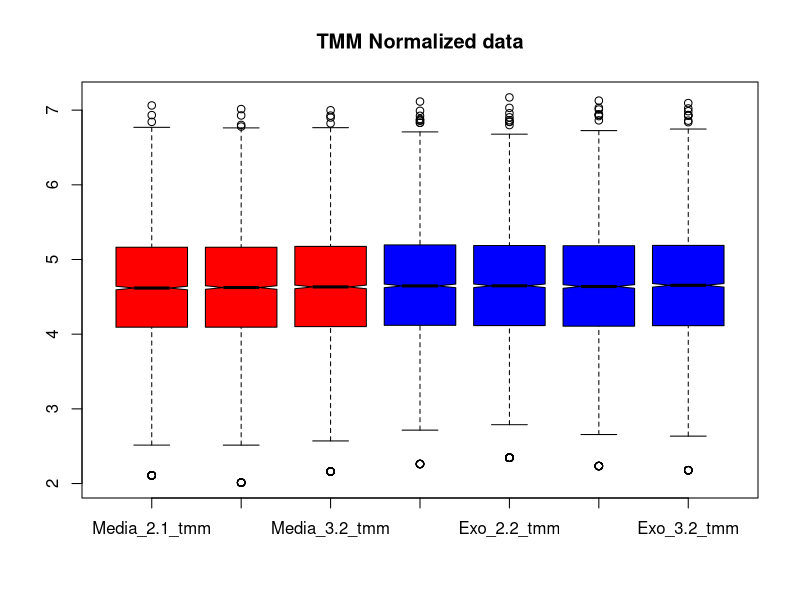
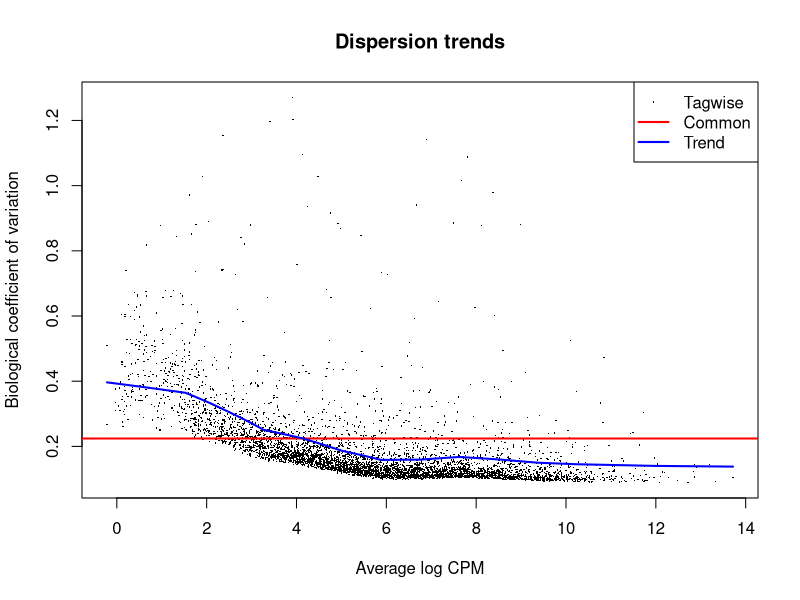
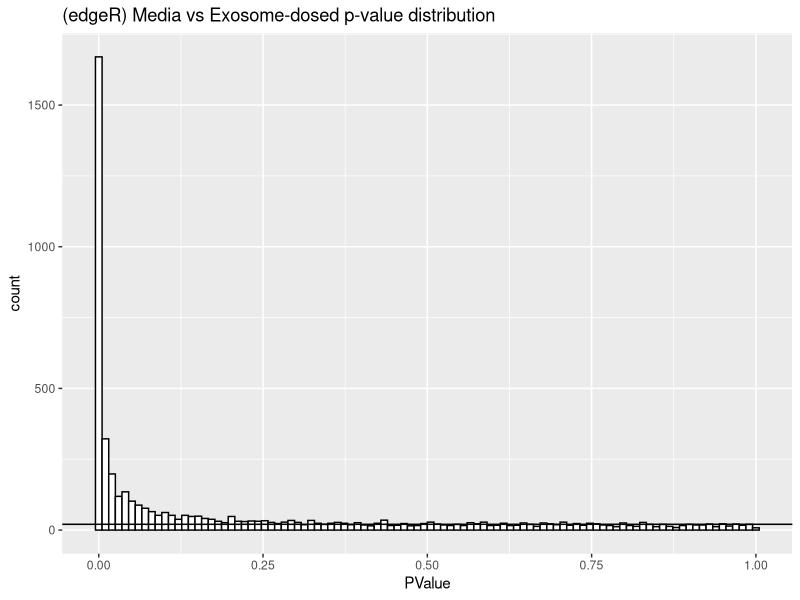
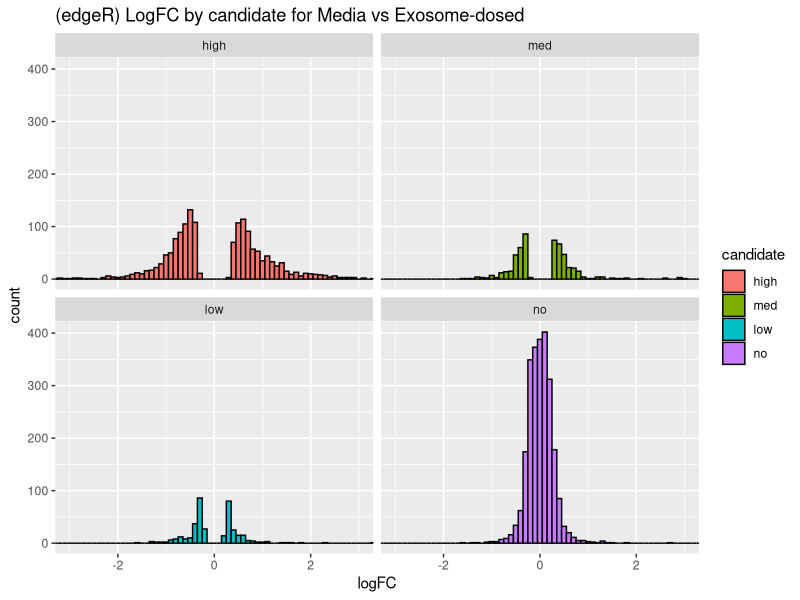
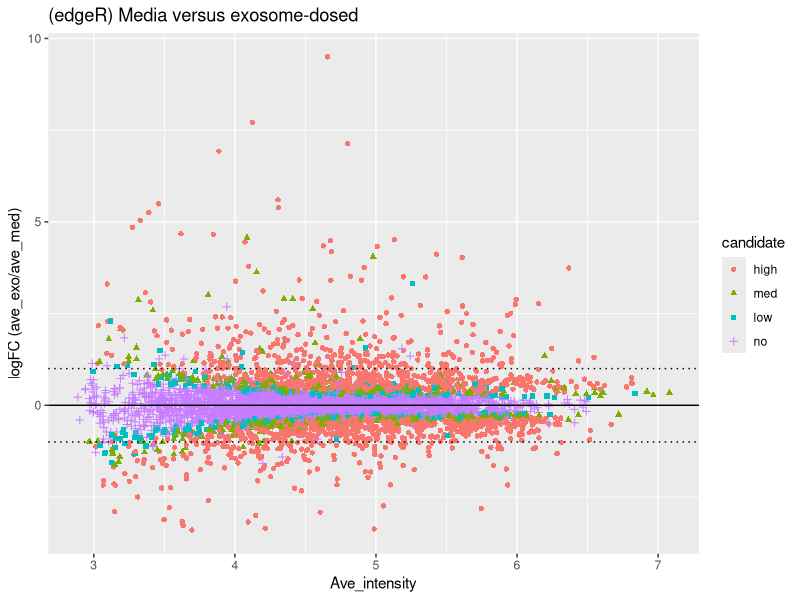
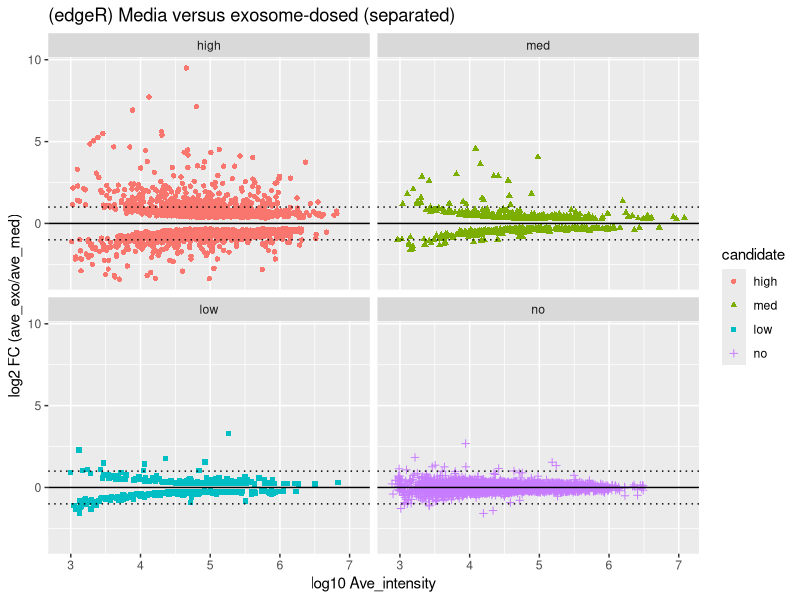
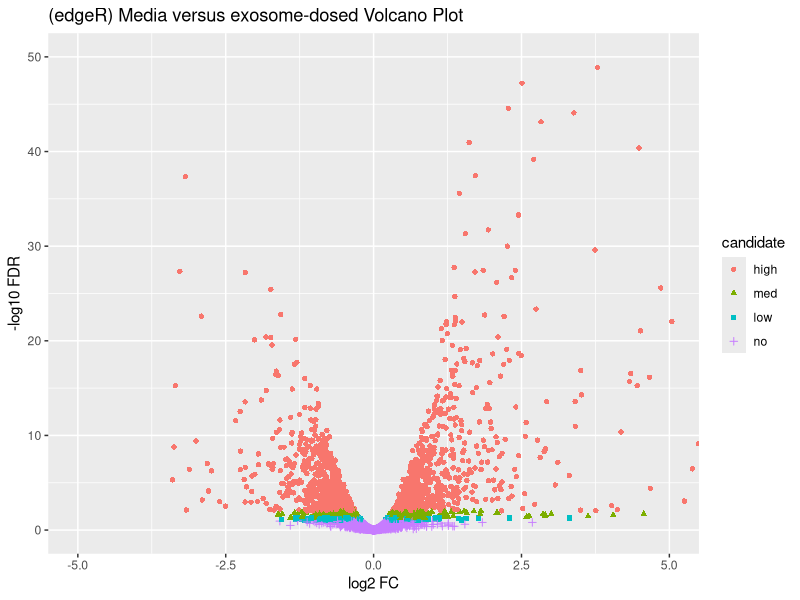
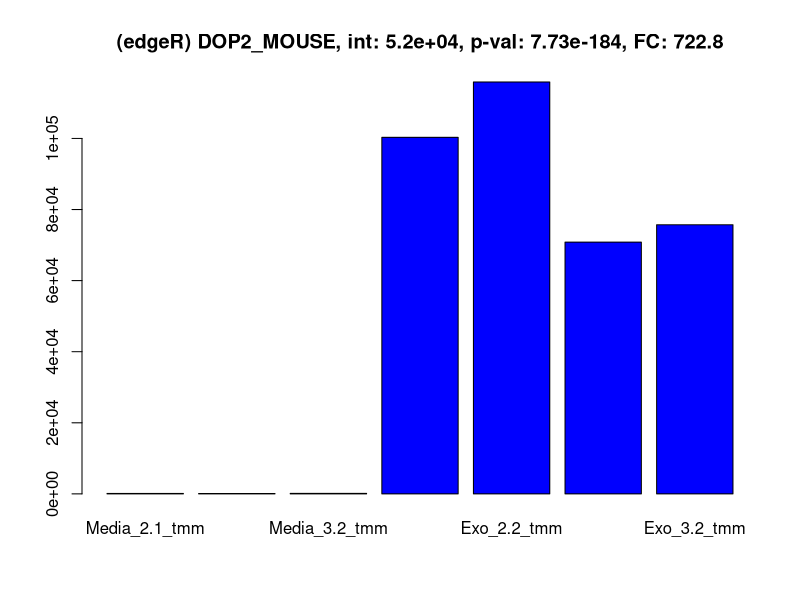

Write R code to recreate these figures, in order.

# load libraries
library("tidyverse")
library("psych")
library("gridExtra")
library("scales")
library("limma") 
library("edgeR") 

# read the grouped protein summary file
paw_raw <- read_tsv("grouped_protein_summary_TMT_8_sorted.txt", skip = 4,
                    n_max = 5427, guess_max = 5427)

# extract protein accession column and TMT data
# need to exclude any rows with an entry in "Filter" column
# there are also 4 unused channels (of 11-plex slots)
paw_tmt <- paw_raw %>% 
  filter(., is.na(Filter)) %>%
  select(Accession, starts_with("TotInt_")) %>%
  select(-contains("127N"), -contains("128N"), -contains("130N"), -contains("131C"))

# separate accessions from the data
accession <- paw_tmt$Accession
paw_tmt <- paw_tmt %>% select(-Accession)

# rename the columns and gather the conditions
colnames(paw_tmt) <- c("Media_2.1", "Exo_2.1", "Exo_2.2", "Media_2.2",
                      "Exo_3.1", "Exo_3.2", "Media_3.2")
paw_tmt <- paw_tmt %>% select(contains("Media"), contains("Exo"))

head(paw_tmt)
nrow(paw_tmt)

# load data into DGEList object
group <- c(rep("media", 3), rep("exosome", 4))
y <- DGEList(counts = paw_tmt, group = group, genes = accession)
y$samples

# run the TMM normalization
y <- calcNormFactors(y)

# set colors for plotting
color <- c(rep("red", 3), rep("blue", 4))

# function to compute the normalized intensities
apply_tmm_factors <- function(y, color = NULL, plot = TRUE) {
    # computes the tmm normalized data from the DGEList object
        # y - DGEList object
        # returns a dataframe with normalized intensities
    
    # compute grand total (library size) scalings
    lib_facs <- mean(y$samples$lib.size) / y$samples$lib.size

    # the TMM factors are library adjustment factors (so divide by them)
    norm_facs <- lib_facs / y$samples$norm.factors
    cat("Overall Factors (lib.size+TMM):\n", sprintf("%-5s -> %f\n", 
                                                     colnames(y$counts), norm_facs))

    # compute the normalized data as a new data frame
    tmt_tmm <- as.data.frame(sweep(y$counts, 2, norm_facs, FUN = "*"))
    colnames(tmt_tmm) <- str_c(colnames(y$counts), "_tmm")
    
    # visualize results and return data frame
    if(plot == TRUE) {
        boxplot(log10(tmt_tmm), col = color, notch = TRUE, main = "TMM Normalized data")
    }
    tmt_tmm
}

# get the normalized data values
paw_tmt_tmm <- apply_tmm_factors(y, color)

# we need to get dispersion estimates
y <- estimateDisp(y)
plotBCV(y, main = "Dispersion trends")

collect_results <- function(df, tt, x, xlab, y, ylab) {
    # Computes new columns and extracts some columns to make results frame
        # df - data in data.frame
        # tt - top tags from edgeR test
        # x - columns for first condition
        # xlab - label for x
        # y - columns for second condition
        # ylab - label for y
        # returns a new dataframe
    
    # condition average vectors
    ave_x <- rowMeans(df[x])
    ave_y <- rowMeans(df[y])
    
    # FC, direction, candidates
    fc <- ifelse(ave_y > ave_x, (ave_y / ave_x), (-1 * ave_x / ave_y))
    direction <- ifelse(ave_y > ave_x, "up", "down")
    candidate <- cut(tt$FDR, breaks = c(-Inf, 0.01, 0.05, 0.10, 1.0), 
                     labels = c("high", "med", "low", "no"))

    # make data frame
    temp <- cbind(df[c(x, y)], data.frame(logFC = tt$logFC, FC = fc, 
                                          PValue = tt$PValue, FDR = tt$FDR, 
                                          ave_x = ave_x, ave_y = ave_y, 
                                          direction = direction, candidate = candidate, 
                                          Acc = tt$genes)) 
    
    # fix column headers for averages
    names(temp)[names(temp) %in% c("ave_x", "ave_y")]  <- str_c("ave_", c(xlab, ylab))    
    
    temp # return the data frame
}

# compute the exact test models, p-values, FC, etc.
et <- exactTest(y, pair = c("media", "exosome"))

# define variables for the columns in each condition
M <- 1:3
E <- 4:7

# make the results table 
tt <- topTags(et, n = Inf, sort.by = "none")$table
med_exo <- collect_results(paw_tmt_tmm, tt, M, "med", E, "exo")

pvalue_plot <- function(results, title) {
    # Makes p-value distribution plots
        # results - results data frame
        # title - plot title
    ggplot(results, aes(PValue)) + 
        geom_histogram(bins = 100, fill = "white", color = "black") +
        geom_hline(yintercept = mean(hist(results$PValue, breaks = 100, 
                                     plot = FALSE)$counts[26:100])) +
        ggtitle(str_c(title, " p-value distribution"))
}

# check the p-value distrubution
pvalue_plot(med_exo, "(edgeR) Media vs Exosome-dosed")

# see how many up and down candidates (10% FDR)
summary(decideTests(et, p.value = 0.10))

# see which proteins have the smallest p-values
topTags(et)$table

# see how many candidates are in each category
med_exo %>% count(candidate)

log2FC_plots <- function(results, range, title) {
    # Makes faceted log2FC plots by candidate
        # results - results data frame
        # range - plus/minus log2 x-axis limits
        # title - plot title
    ggplot(results, aes(x = logFC, fill = candidate)) +
        geom_histogram(binwidth=0.1, color = "black") +
        facet_wrap(~candidate) +
        ggtitle(title) + 
        coord_cartesian(xlim = c(-range, range))
}

# can look at log2FC distributions as a check
log2FC_plots(med_exo, 3, "(edgeR) LogFC by candidate for Media vs Exosome-dosed")

transform <- function(results, x, y) {
    # Make data frame with some transformed columns
        # results - results data frame
        # x - columns for x condition
        # y - columns for y condition
        # return new data frame
    df <- data.frame(log10((results[x] + results[y])/2), 
                     log2(results[y] / results[x]), 
                     results$candidate,
                     -log10(results$FDR))
    colnames(df) <- c("A", "M", "candidate", "P")
    df # return the frame
}

MA_plots <- function(results, x, y, title, make_facet = TRUE) {
    # makes MA-plot DE candidate ggplots
        # results - data frame with edgeR results and some condition average columns
        # x - string for x-axis column
        # y - string for y-axis column
        # title - title string to use in plots
        # make_facet - flag to plot facet views
        # returns a list of plots 
    
    # uses transformed data
    temp <- transform(results, x, y)
    
    # 2-fold change lines
    ma_lines <- list(geom_hline(yintercept = 0.0, color = "black"),
                     geom_hline(yintercept = 1.0, color = "black", linetype = "dotted"),
                     geom_hline(yintercept = -1.0, color = "black", linetype = "dotted"))

    # make main MA plot
    ma <- ggplot(temp, aes(x = A, y = M)) +
        geom_point(aes(color = candidate, shape = candidate)) +
        scale_y_continuous(paste0("logFC (", y, "/", x, ")")) +
        scale_x_continuous("Ave_intensity") +
        ggtitle(title) + 
        ma_lines
    
    # make separate MA plots
    if (make_facet == TRUE) {
        ma_facet <- ggplot(temp, aes(x = A, y = M)) +
            geom_point(aes(color = candidate, shape = candidate)) +
            scale_y_continuous(paste0("log2 FC (", y, "/", x, ")")) +
            scale_x_continuous("log10 Ave_intensity") +
            ma_lines +
            facet_wrap(~ candidate) +
            ggtitle(str_c(title, " (separated)"))
    }

    # make the plots visible
    print(ma)
    if (make_facet == TRUE) {
        print(ma_facet)
    }
}    

# MA plots of DE candidates
MA_plots(med_exo, "ave_med", "ave_exo", "(edgeR) Media versus exosome-dosed")

scatter_plots <- function(results, x, y, title, make_facet = TRUE) {
    # makes scatter-plot DE candidate ggplots
        # results - data frame with edgeR results and some condition average columns
        # x - string for x-axis column
        # y - string for y-axis column
        # title - title string to use in plots
        # make_facet - flag to plot facet views
        # returns a list of plots
    
    # 2-fold change lines
    scatter_lines <- list(geom_abline(intercept = 0.0, slope = 1.0, color = "black"),
                          geom_abline(intercept = 0.301, slope = 1.0, color = "black", linetype = "dotted"),
                          geom_abline(intercept = -0.301, slope = 1.0, color = "black", linetype = "dotted"),
                          scale_y_log10(),
                          scale_x_log10())

    # make main scatter plot
    scatter <- ggplot(results, aes_string(x, y)) +
        geom_point(aes(color = candidate, shape = candidate)) +
        ggtitle(title) + 
        scatter_lines

    # make separate scatter plots
    if (make_facet == TRUE) {
        scatter_facet <- ggplot(results, aes_string(x, y)) +
            geom_point(aes(color = candidate, shape = candidate)) +
            scatter_lines +
            facet_wrap(~ candidate) +
            ggtitle(str_c(title, " (separated)")) 
    }

    # make the plots visible
    print(scatter)
    if (make_facet == TRUE) {
        print(scatter_facet)
    }
}

#scatter_plots(med_exo, "ave_med", "ave_exo", "(edgeR) Media versus exosome-dosed")

volcano_plot <- function(results, x, y, title, ymax) {
    # makes a volcano plot
        # results - a data frame with edgeR results
        # x - string for the x-axis column
        # y - string for y-axis column
        # ymax - upper limit for y-axis
        # title - plot title string
    
    # uses transformed data
    temp <- transform(results, x, y)
    
    # build the plot
    ggplot(temp, aes(x = M, y = P)) +
        geom_point(aes(color = candidate, shape = candidate)) +
        xlab("log2 FC") +
        ylab("-log10 FDR") +
        coord_cartesian(xlim = c(-5, 5), ylim = c(0, ymax)) + 
        ggtitle(str_c(title, " Volcano Plot"))
}

# finally, a volcano plot
volcano_plot(med_exo, "ave_med", "ave_exo", "(edgeR) Media versus exosome-dosed", 50)

# function to extract the identifier part of the accesssion
get_identifier <- function(accession) {
    identifier <- str_split(accession, "\\|", simplify = TRUE)
    identifier[,3]
}

set_plot_dimensions <- function(width_choice, height_choice) {
    options(repr.plot.width=width_choice, repr.plot.height=height_choice)
}

plot_top_tags <- function(results, nleft, nright, top_tags, prefix) {
    # results should have data first, then test results (two condition summary table)
    # nleft, nright are number of data points in each condition
    # top_tags is number of up and number of down top DE candidates to plot
    # get top up-regulated
    up <- results %>% 
        filter(logFC >= 0) %>%
        arrange(FDR)
    up <- up[1:top_tags, ]
    
    # get top down-regulated
    down <- results %>% 
        filter(logFC < 0) %>%
        arrange(FDR)
    down <- down[1:top_tags, ]
    
    # pack them
    proteins <- rbind(up, down)
        
    color = c(rep("red", nleft), rep("blue", nright))
    for (row_num in 1:nrow(proteins)) {
        row <- proteins[row_num, ]
        vec <- as.vector(unlist(row[1:(nleft + nright)]))
        names(vec) <- colnames(row[1:(nleft + nright)])
        title <- str_c(prefix, get_identifier(row$Acc), ", int: ", scientific(mean(vec), 2), 
                       ", p-val: ", scientific(row$FDR, digits = 3), 
                       ", FC: ", round(row$FC, digits = 1))
        barplot(vec, col = color, main = title)
    }    
}

# plot the top 10 up and 10 down proteins
set_plot_dimensions(7, 4)
plot_top_tags(med_exo, 3, 4, 10, "(edgeR) ")
set_plot_dimensions(7, 7)

# copy the data
limma_PAW <- paw_tmt_tmm
row.names(limma_PAW) <- accession # add accessions as row names

# set up the design matrix
group <- as.factor(c(rep("media", 3), rep("exosome", 4)))
group <- factor(group, levels(group)[c(2, 1)]) # set the factor order
design <- model.matrix(~ 0 + group)
colnames(design) <- c("media", "exosome")
design

# make the contrast
contrast <- makeContrasts(exosome-media, levels = design)
contrast

# do the linear model fitting
data_limma <- log2(limma_PAW[c(M, E)])
fit <- lmFit(data_limma, design)

# get the fit for the contrast of interest
fit2 <- contrasts.fit(fit, contrast)

# do the empirical Bayes moderation of the test statistic (with trended variance)
fit2 <- eBayes(fit2, trend = TRUE)

# grab the information in topTable so we can get the data to plot candidates
# the coef parameter has to do with the contrast of interest
# specify no sorting of results and a number that is longer than the data table
tt_limma <- topTable(fit2, coef = 1, sort.by = "none", number = Inf)

# let's see how many up and down candidates, and the top tags
summary(decideTests(fit2, p.value = 0.10))
topTable(fit2)

# add average ratio columns (non-logged ratios), fold-change column, and row names
limma_PAW$ave_med <- rowMeans(paw_tmt_tmm[M])
limma_PAW$ave_exo  <- rowMeans(paw_tmt_tmm[E])
limma_PAW$logFC <- log2(limma_PAW$ave_exo / limma_PAW$ave_med)
limma_PAW$FC <- ifelse(limma_PAW$ave_exo > limma_PAW$ave_med, 
                          (limma_PAW$ave_exo / limma_PAW$ave_med), 
                          (-1 * limma_PAW$ave_med / limma_PAW$ave_exo))
limma_PAW$Acc <- accession

# statisticl test results
limma_PAW$PValue <- tt_limma$P.Value
limma_PAW$FDR <- tt_limma$adj.P.Val

# add a DE candidate status column
limma_PAW$candidate <- cut(limma_PAW$FDR, breaks = c(-Inf, 0.01, 0.05, 0.10, 1.0), 
                           labels = c("high", "med", "low", "no"))

# count candidates
print("Candidate Counts:")
summary(limma_PAW$candidate)

# what does the test p-value distribution look like?
pvalue_plot(limma_PAW, "PAW data with limma")

# can look at log2FC distributions as a check
log2FC_plots(med_exo, 3, "(edgeR) LogFC by candidate")
log2FC_plots(limma_PAW, 3, "(limma) LogFC by candidate")

MA_plots(med_exo, "ave_med", "ave_exo", "PAW edgeR results")
MA_plots(limma_PAW, "ave_med", "ave_exo", "PAW limma results")

#scatter_plots(med_exo, "ave_med", "ave_exo", "PAW edgeR results")
#scatter_plots(ttest_PAW, "ave_med", "ave_exo", "PAW t-test results")

# compare volcano plots
volcano_plot(med_exo, "ave_med", "ave_exo", "PAW edgeR results", 40)
volcano_plot(med_exo, "ave_med", "ave_exo", "PAW edgeR results (expanded y-axis)", 6)
volcano_plot(limma_PAW, "ave_med", "ave_exo", "PAW limma results", 6)

set_plot_dimensions(7, 4)
plot_top_tags(limma_PAW, 3, 4, 10, "(limma) ")
set_plot_dimensions(7, 7)

for (cutoff in c(0.10, 0.05, 0.01)) {
    edgeR <- get_identifier(filter(med_exo, FDR < cutoff)$Acc)
    limma <- get_identifier(filter(limma_PAW, FDR < cutoff)$Acc)
    cat("cutoff:", cutoff, "\n")
    cat("number of candidates (edgeR, limma):", length(edgeR), length(limma), "\n")

    x_union <- union(edgeR, limma)
    x_intersect <- intersect(edgeR, limma)
    unique_edgeR <- setdiff(edgeR, limma)
    unique_limma <- setdiff(limma, edgeR)

    cat("union and intersection:", length(x_union), length(x_intersect), "\n")
    cat("intersection out of union:", round(length(x_intersect)/length(x_union), 2), "\n")
    cat("intersection out of edgeR:", round(length(x_intersect)/length(edgeR), 2), "\n")
    cat("intersection out of limma:", round(length(x_intersect)/length(limma), 2), "\n")
    cat("unique to each (edgeR, limma):", length(unique_edgeR), 
        length(unique_limma), "\n\n")
}

edgeR_candidates <- get_identifier(filter(med_exo, FDR < 0.10)$Acc)
limma_candidates <- get_identifier(filter(limma_PAW, FDR < 0.10)$Acc)
unique_edgeR_candidates <- setdiff(edgeR_candidates, limma_candidates)
unique_limma_candidates <- setdiff(limma_candidates, edgeR_candidates)

cat("Candidates in limma but not candidate (<0.1) in edgeR")
interesting_limma <- setdiff(unique_limma_candidates, edgeR_candidates)
length(interesting_limma)
cat("Candidates in edgeR but not candidate (<0.1) in limma")
interesting_edgeR <- setdiff(unique_edgeR_candidates, limma_candidates)
length(interesting_edgeR)

# these are high in limma but not high in edgeR (74)
interesting <- setdiff(unique_limma, edgeR_candidates) # high in limma but not a candidate in edgeR
not_interesting <- setdiff(unique_limma, interesting) # high in limma and also a candidate in edgeR
cat(length(interesting), length(not_interesting))

plot_selected <- function(results, nleft, nright, selected, prefix) {
    # results should have data first, then test results (two condition summary table)
    # nleft, nright are number of data points in each condition
    # selected is list of identifiers to plot
    proteins <- results
    proteins$ident <- get_identifier(results$Acc)
    proteins <- filter(proteins, ident %in% selected)
        
    color = c(rep("red", nleft), rep("blue", nright))
    for (row_num in 1:nrow(proteins)) {
        row <- proteins[row_num, ]
        vec <- as.vector(unlist(row[1:(nleft + nright)]))
        names(vec) <- colnames(row[1:(nleft + nright)])
        title <- str_c(prefix, row$ident, ", int: ", scientific(mean(vec), 2), 
                       ", p-val: ", scientific(row$FDR, digits = 3), 
                       ", FC: ", round(row$FC, digits = 1))
        barplot(vec, col = color, main = title)
    }    
}

#set_plot_dimensions(7, 4)
#plot_selected(limma_PAW, 3, 4, sample(not_interesting, 10), "(limma) ")
#set_plot_dimensions(7, 7)

# plot the t-test candidates that were not significant in edgeR
#set_plot_dimensions(7, 4)
#plot_selected(limma_PAW, 3, 4, interesting, "(limma) ")
#set_plot_dimensions(7, 7)

set_plot_dimensions(7, 7)
volcano_plot_facet <- function(results, x, y, other, title, ymax) {
    # makes a volcano plot
        # results - a data frame with edgeR results
        # x - string for the x-axis column
        # y - string for y-axis column
        # ymax - upper limit for y-axis
        # title - plot title string
        # other - candidate flags from the other test
    
    # uses transformed data
    temp <- transform(results, x, y)
    temp$other <- other
    
    # build the plot
    ggplot(temp, aes(x = M, y = P)) +
        geom_point(aes(color = candidate, shape = candidate), alpha = 0.5) +
        xlab("log2 FC") +
        ylab("-log10 FDR") +
        coord_cartesian(xlim = c(-5, 5), ylim = c(0, ymax)) + 
        facet_wrap(~ other) +
        ggtitle(str_c(title, " Volcano Plot"))
}

# cross-candidate faceted volcano plots
volcano_plot_facet(med_exo, "ave_med", "ave_exo", str_c("limma_", limma_PAW$candidate), 
                   "edgeR faceted by limma candidate", 10)

# with the tests switched
volcano_plot_facet(limma_PAW, "ave_med", "ave_exo", str_c("edgeR_", med_exo$candidate), 
                   "limma faceted by edgeR candidate", 6)

# save the testing results
#write.table(med_exo, file = "KUR1502_results_limma.txt", sep = "\t",
#            row.names = FALSE, na = " ")

# log the session
sessionInfo()
